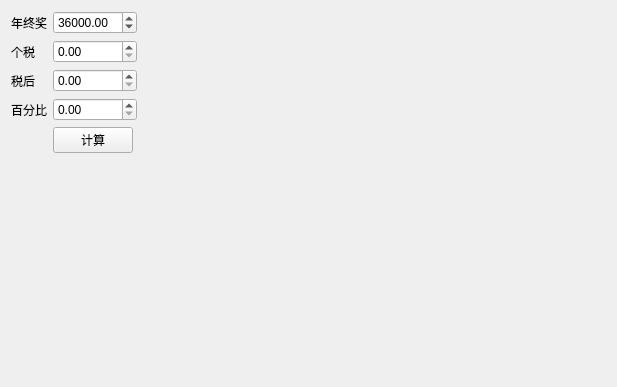
<?xml version="1.0" encoding="UTF-8"?>
<ui version="4.0">
 <class>GsForm</class>
 <widget class="QWidget" name="GsForm">
  <property name="geometry">
   <rect>
    <x>0</x>
    <y>0</y>
    <width>617</width>
    <height>387</height>
   </rect>
  </property>
  <property name="windowTitle">
   <string>Form</string>
  </property>
  <layout class="QGridLayout" name="gridLayout">
   <item row="8" column="0">
    <spacer name="verticalSpacer">
     <property name="orientation">
      <enum>Qt::Vertical</enum>
     </property>
     <property name="sizeHint" stdset="0">
      <size>
       <width>20</width>
       <height>40</height>
      </size>
     </property>
    </spacer>
   </item>
   <item row="4" column="3">
    <widget class="QPushButton" name="pushButton">
     <property name="sizePolicy">
      <sizepolicy hsizetype="Fixed" vsizetype="Fixed">
       <horstretch>0</horstretch>
       <verstretch>0</verstretch>
      </sizepolicy>
     </property>
     <property name="text">
      <string>计算</string>
     </property>
    </widget>
   </item>
   <item row="2" column="0">
    <widget class="QLabel" name="label_3">
     <property name="sizePolicy">
      <sizepolicy hsizetype="Fixed" vsizetype="Preferred">
       <horstretch>0</horstretch>
       <verstretch>0</verstretch>
      </sizepolicy>
     </property>
     <property name="text">
      <string>税后</string>
     </property>
    </widget>
   </item>
   <item row="1" column="3">
    <widget class="QDoubleSpinBox" name="doubleSpinBox_2">
     <property name="maximum">
      <double>9900000.990000000223517</double>
     </property>
    </widget>
   </item>
   <item row="1" column="0">
    <widget class="QLabel" name="label_2">
     <property name="sizePolicy">
      <sizepolicy hsizetype="Fixed" vsizetype="Preferred">
       <horstretch>0</horstretch>
       <verstretch>0</verstretch>
      </sizepolicy>
     </property>
     <property name="text">
      <string>个税</string>
     </property>
    </widget>
   </item>
   <item row="0" column="3">
    <widget class="QDoubleSpinBox" name="doubleSpinBox">
     <property name="maximum">
      <double>9900000.990000000223517</double>
     </property>
     <property name="value">
      <double>36000.000000000000000</double>
     </property>
    </widget>
   </item>
   <item row="0" column="4">
    <spacer name="horizontalSpacer">
     <property name="orientation">
      <enum>Qt::Horizontal</enum>
     </property>
     <property name="sizeHint" stdset="0">
      <size>
       <width>40</width>
       <height>20</height>
      </size>
     </property>
    </spacer>
   </item>
   <item row="0" column="0">
    <widget class="QLabel" name="label">
     <property name="sizePolicy">
      <sizepolicy hsizetype="Fixed" vsizetype="Preferred">
       <horstretch>0</horstretch>
       <verstretch>0</verstretch>
      </sizepolicy>
     </property>
     <property name="text">
      <string>年终奖</string>
     </property>
    </widget>
   </item>
   <item row="2" column="3">
    <widget class="QDoubleSpinBox" name="doubleSpinBox_3">
     <property name="maximum">
      <double>9900000.990000000223517</double>
     </property>
    </widget>
   </item>
   <item row="3" column="3">
    <widget class="QDoubleSpinBox" name="doubleSpinBox_4"/>
   </item>
   <item row="3" column="0">
    <widget class="QLabel" name="label_4">
     <property name="sizePolicy">
      <sizepolicy hsizetype="Fixed" vsizetype="Preferred">
       <horstretch>0</horstretch>
       <verstretch>0</verstretch>
      </sizepolicy>
     </property>
     <property name="text">
      <string>百分比</string>
     </property>
    </widget>
   </item>
  </layout>
 </widget>
 <resources/>
 <connections/>
</ui>
